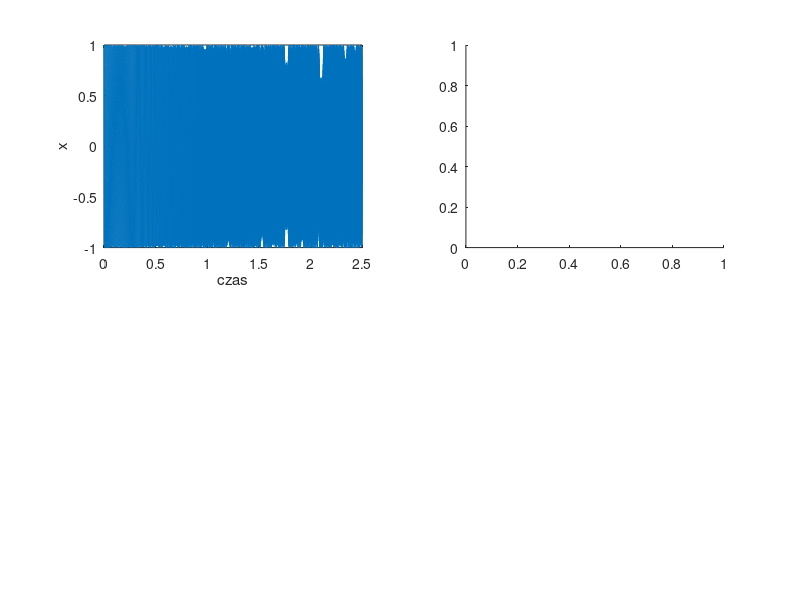

This figure's MATLAB source: (Note: this script raises an error after producing the figure.)
clear all;
close all;
N=5000;
fp=2000;
t=0:1/fp:(N-1)/fp;
x=chirp(t,100,2.5,900,'q');
subplot(221);
plot(t,x);
xlabel('czas');
ylabel('x');
subplot(222);
spectrogram(x,512,128,512,fp);
set(gcf,'Position',[50 50 1200 700]);
